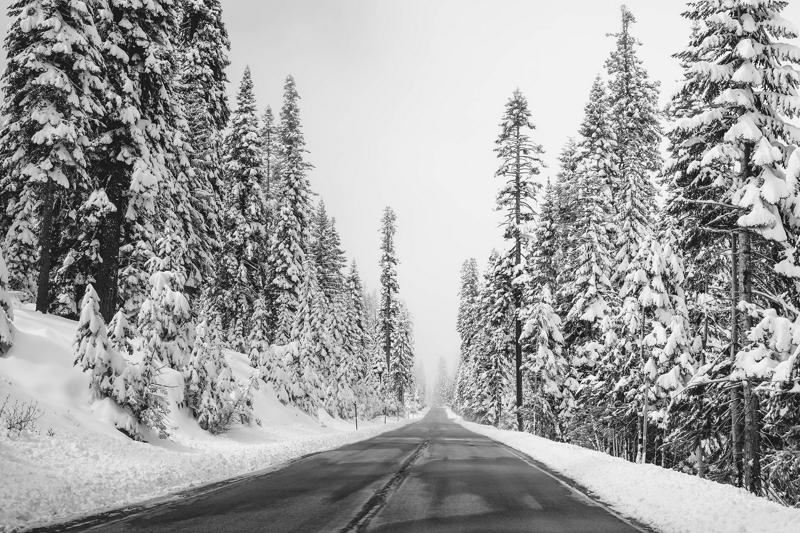
%> input picture Assignment_2/Part-1: Image Enhancement/images/image2.jpg, 800 x 533 px
$ octave test_functions.m   (GNU Octave 9; MATLAB toolbox functions it lacks are replaced by stand-ins)
%> lines starting %> are read from the running program, lines starting %| are printed output that depends on the picture
%> further down, image2_original is the input picture: size 533x800 uint8; min 0, max 255, mean 160
### Assignment_2/Part-1: Image Enhancement/compute_gradient.m
function [Gx, Gy, im_magnitude,im_direction] = compute_gradient(image)

%Im2double = NEEDED!!
image = im2double(image);
Gx = conv2(image, [1 0 -1;2 0 -2; 1 0 -1]);
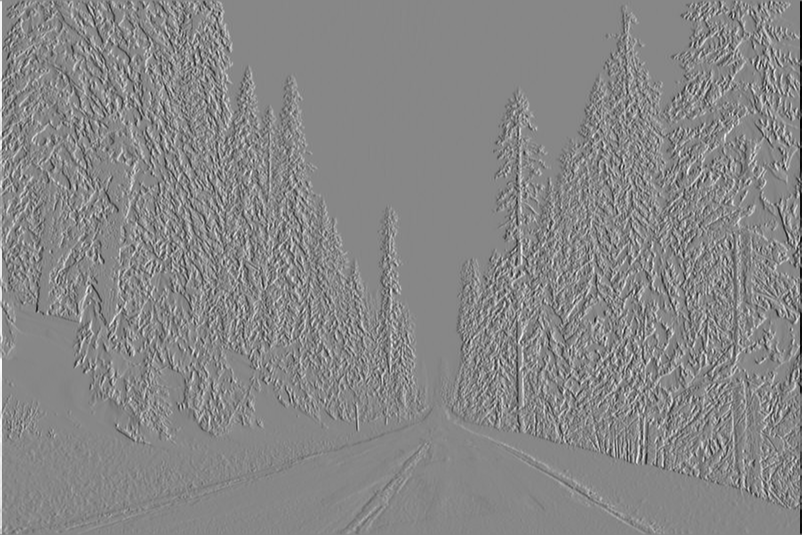
%> Gx: size 535x802 double; min -3.87, max 3.44, mean 1.83e-17; drawn with min black and max white
Gy = conv2(image, [1 2 1; 0 0 0; -1 -2 -1]);

im_magnitude = (Gx.^2+Gy.^2).^(1/2);
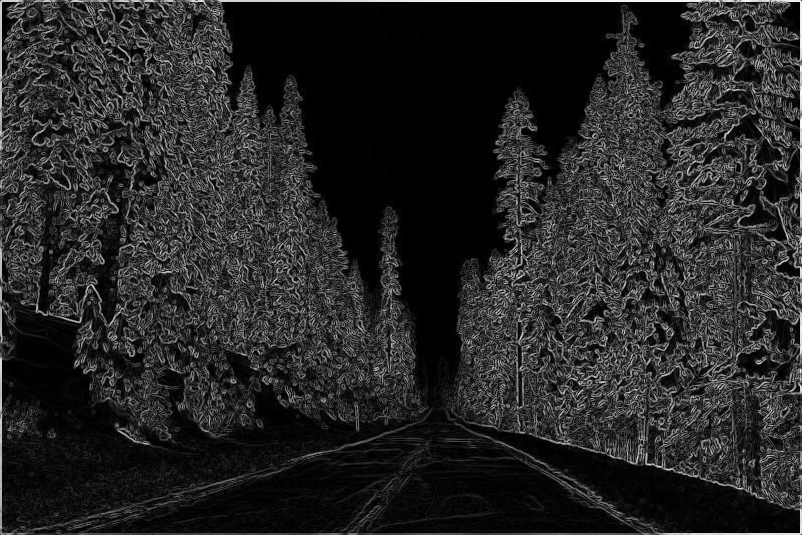
%> im_magnitude: size 535x802 double; min 0, max 3.93, mean 0.59; drawn with min black and max white
im_direction = atan(Gy./Gx);
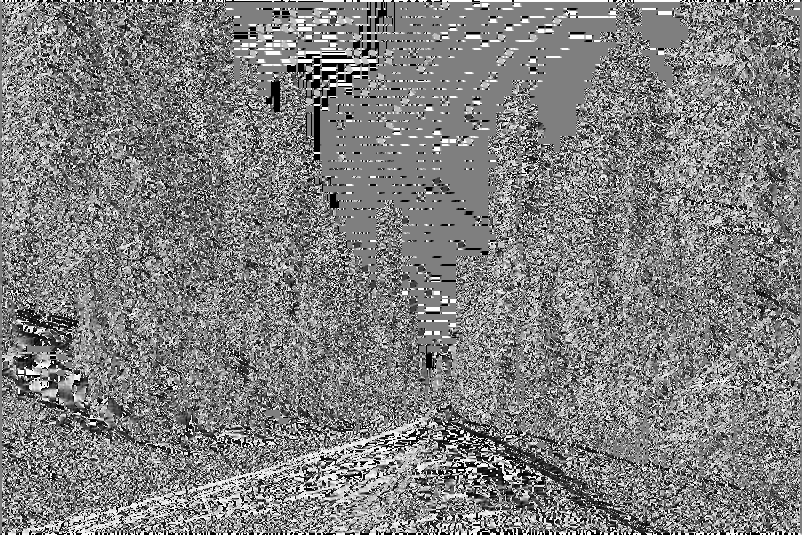
%> im_direction: size 535x802 double; 0.58% of the values are NaN or infinite; the others: min -1.57, max 1.57, mean 0.0132; drawn with min black, max white, NaN and infinite black
end

### Assignment_2/Part-1: Image Enhancement/compute_LoG.m
function imOut = compute_LoG(image, LOG_type)
    switch LOG_type
        case 1
            gauss2_kernel = gauss2D(1/2,5);
            smoothed_im = conv2(gauss2_kernel,image);
            imOut = del2(smoothed_im);
        case 2
            filter = fspecial('log');
            imOut = conv2(image, filter);
        case 3
            %Differnce of gaussians
            DoG1 = fspecial('gaussian', [5 5], 1);
            DoG2 = fspecial('gaussian', [5 5], 2);
            filter = DoG1-DoG2;
            imOut = conv2(image, filter);
    end
end

### Assignment_2/Part-1: Image Enhancement/gauss1D.m
function G = gauss1D( sigma , kernel_size )
    G = zeros(1, kernel_size);
    if mod(kernel_size, 2) == 0
        error('kernel_size must be odd, otherwise the filter will not have a center to convolve on')
    end
    % Compute the range
    plus_minus_range = floor(kernel_size / 2);
    kernel = (-plus_minus_range:plus_minus_range);

    % Compute the 1d Gaussian
    G = 1 / (sigma * sqrt(2 * pi)) * exp(- kernel .^ 2 / (2 * sigma ^ 2));
    % Normalize the filter so the intensity doesn't change
    G = G / sum(G)

end

### Assignment_2/Part-1: Image Enhancement/gauss2D.m
function G = gauss2D( sigma , kernel_size )
    % solution
    % 1D Gaussian
    G1D = gauss1D(sigma, kernel_size);
    % 2D Gaussian
    G = transpose(G1D) * G1D;
end

### Assignment_2/Part-1: Image Enhancement/test_functions.m
%% Gaussians
gauss1D(2,5);
gauss2D(1,5);

%% Load images
clear all
close all

image2_original = imread('images/image2.jpg');
%% Compute gradient
[Gx, Gy, im_magnitude,im_direction] = compute_gradient(image2_original);

figure
subplot(221)
imshow(Gx);
title('Gx')
subplot(222)
imshow(Gy);
title('Gy')

subplot(223)
imshow(im_magnitude);
title('Magnitude')

subplot(224)
imshow(im_direction);
title('Direction')

%% Laplacian of Gaussians

imOut1 = compute_LoG(image2_original, 1);
%> in compute_LoG, `imOut = del2(smoothed_im);`:
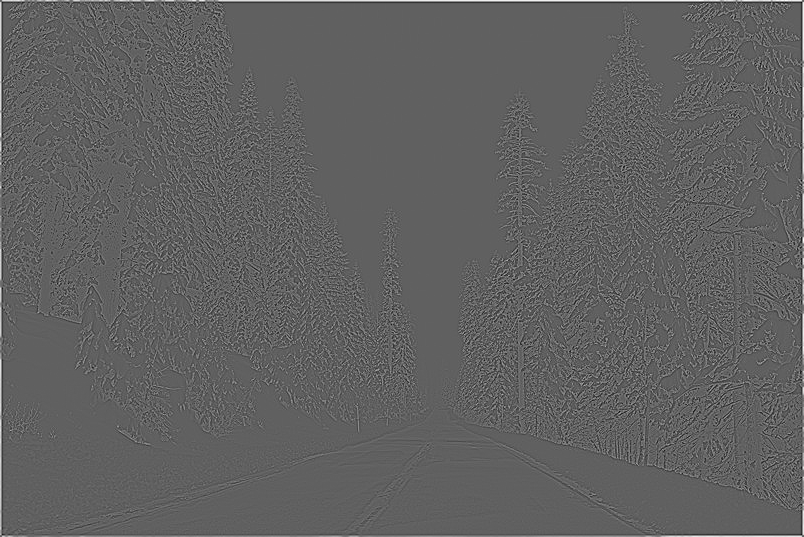
%> imOut: size 537x804 double; min -81.45, max 133.5, mean 0.5; drawn with min black and max white
imOut2 = compute_LoG(image2_original, 2);
imOut3 = compute_LoG(image2_original, 3);
%> call 3 of compute_LoG, with LOG_type = 3
%> in compute_LoG (call 3), `imOut = conv2(image, filter);`:
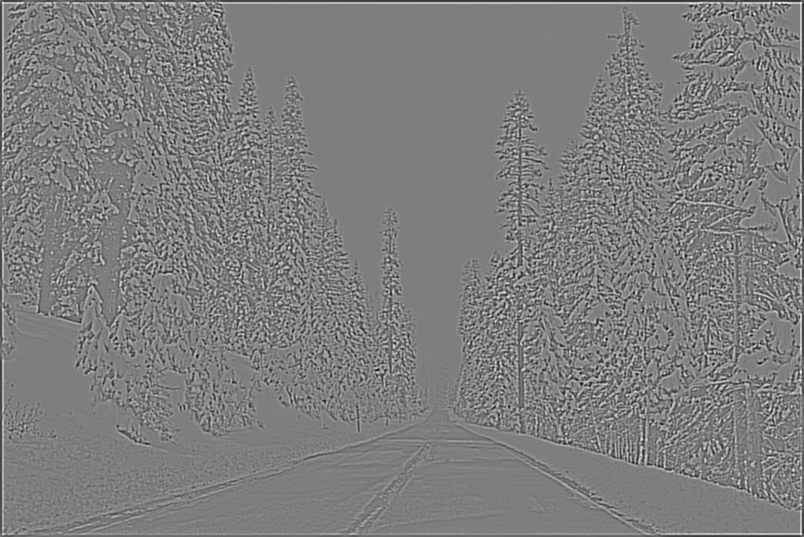
%> imOut: size 537x804 double; min -40.75, max 41.46, mean 0; drawn with min black and max white
figure;
subplot(131), imshow(imOut1); title('Method 1');
subplot(132), imshow(imOut2); title('Method 2');
%> after `imshow(imOut2)`:
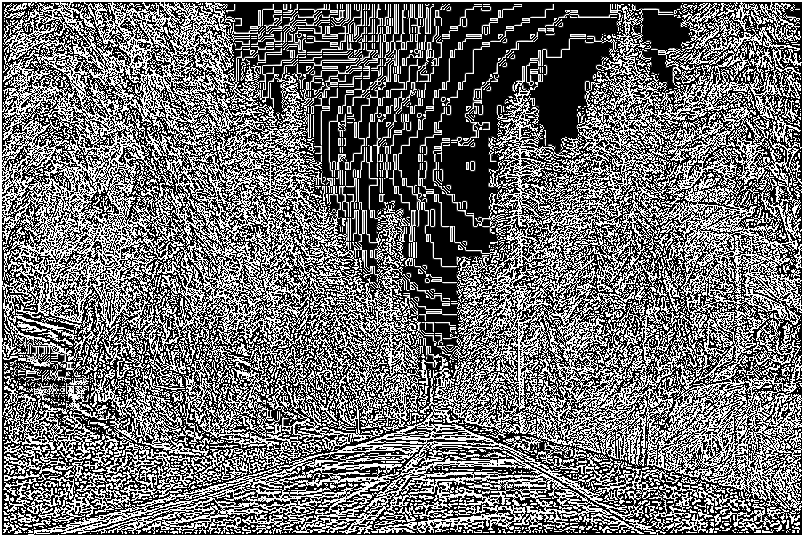
%> displayed picture: size 537x804, on the screen's scale of 0 to 255; min 0, max 255, mean 111
subplot(133), imshow(imOut3); title('Method 3');
%> after `imshow(imOut3)`:
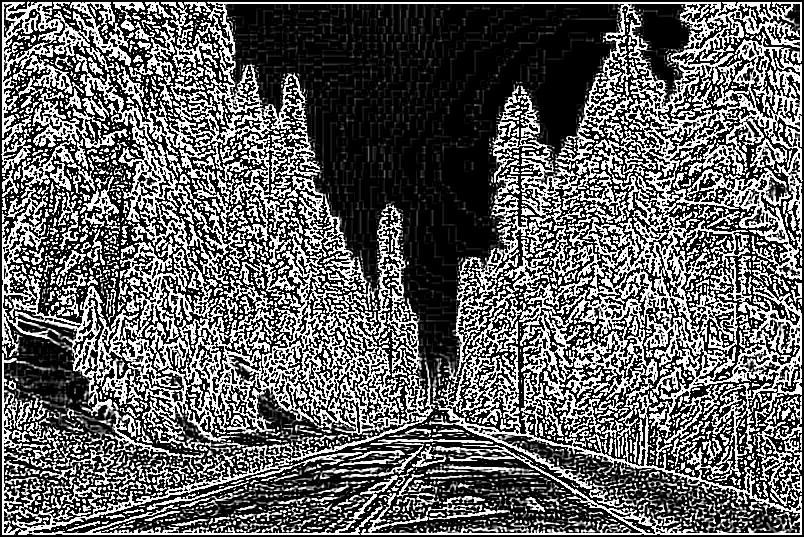
%> displayed picture: size 537x804, on the screen's scale of 0 to 255; min 0, max 255, mean 98

$ run again, with Assignment_2/Part-1: Image Enhancement/images/image1.jpg copied over Assignment_2/Part-1: Image Enhancement/images/image2.jpg
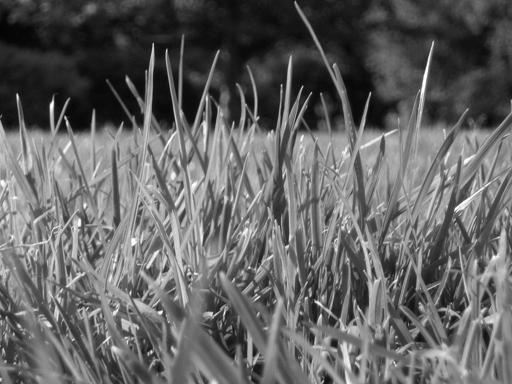
%> input picture Assignment_2/Part-1: Image Enhancement/images/image1.jpg, 512 x 384 px
%> image2_original is the input picture: size 384x512 uint8; min 0, max 255, mean 99.4
%> in compute_LoG (call 3), `imOut = conv2(image, filter);`:
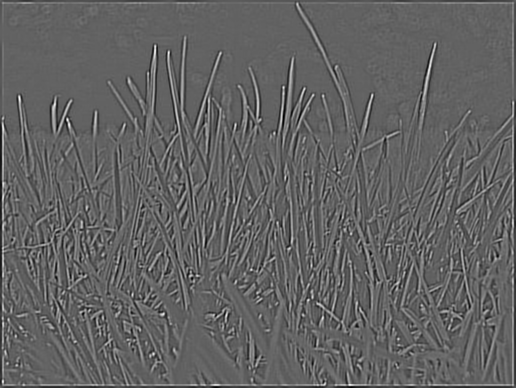
%> imOut: size 388x516 double; min -23.21, max 36.75, mean 0; drawn with min black and max white
%> `imshow(imOut3)`:
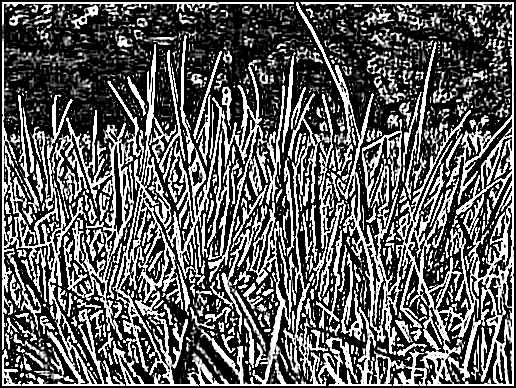
%> displayed picture: size 388x516, on the screen's scale of 0 to 255; min 0, max 255, mean 93.8
